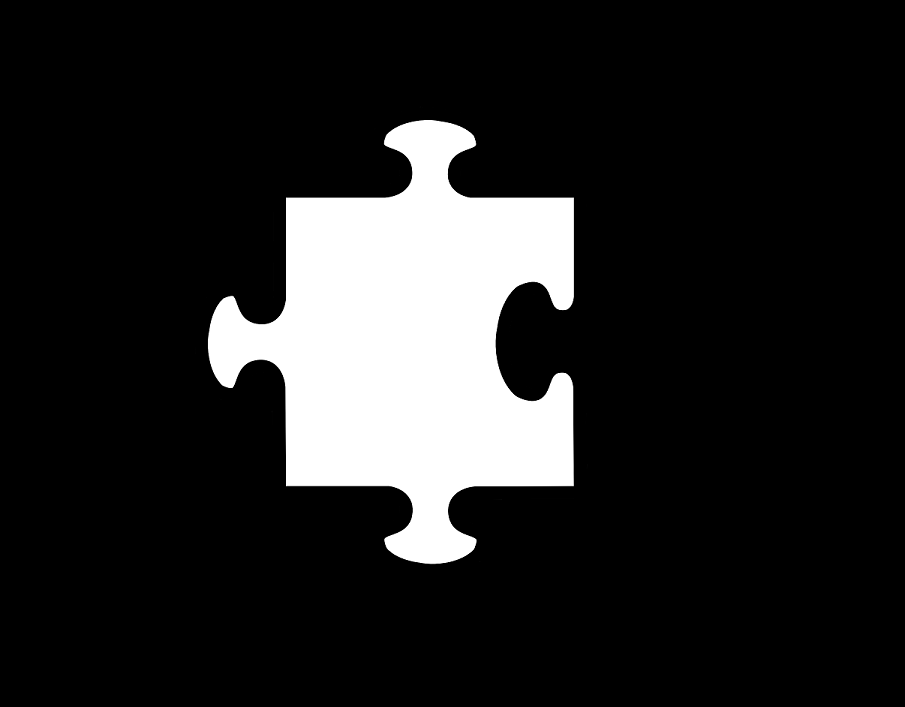
#> input picture test_traitement/jigsaw_puzzle.png, 905 x 707 px
$ python test_grad.py
#> lines starting #> are read from the running program, lines starting #| are printed output that depends on the picture; after the words box and inside, x2 and y2 are one past the last pixel; in counts of white or black regions, pixels touching at a corner belong together
import numpy as np
import cv2 as cv

from copy import copy, deepcopy

""" path definition """
filename = './jigsaw_puzzle.png'


""" morphological gradient function """
def get_morpho_gradient(path):
    # read image from file
#> called with path = './jigsaw_puzzle.png'
    img = cv.imread(path)
#> img is the input picture: shape (707, 905, 3); min 0, max 255, mean 35.6
    gray = cv.cvtColor(img,cv.COLOR_BGR2GRAY)
    gray = np.float32(gray)

    # convert to binary
    _, binary = cv.threshold(gray, 200, 255, cv.THRESH_BINARY)
#> binary: shape (707, 905) float32; 13.9% white; 1 white region, box (x1, y1, x2, y2) and area: (208, 120, 574, 564) 88820

    # structural element
    element = cv.getStructuringElement(cv.MORPH_RECT, (3, 3))

    # dilate and erode of image
    erosion = cv.erode(binary, element)
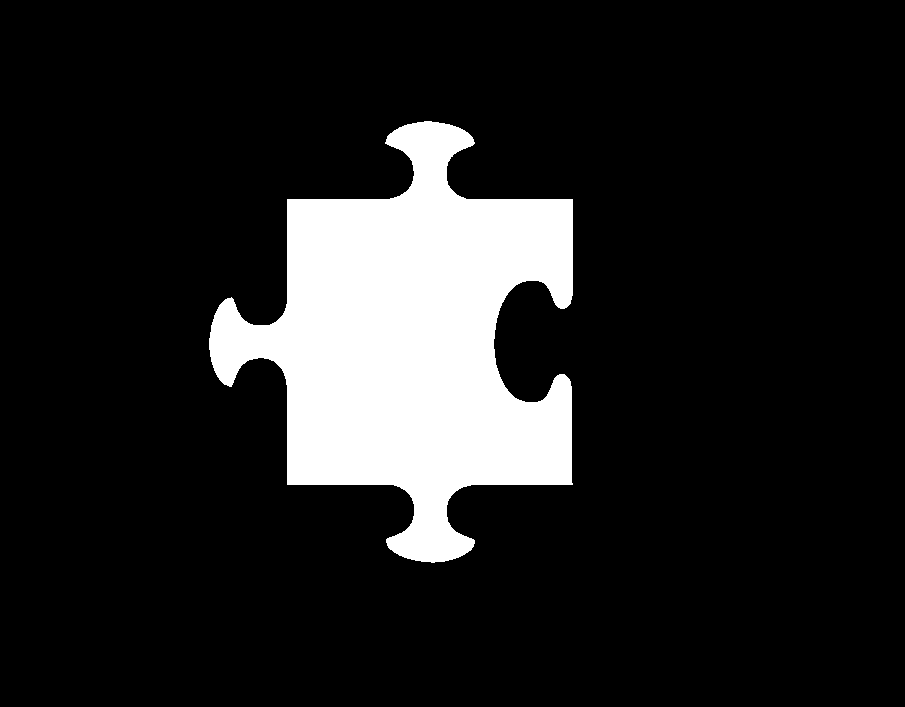
#> erosion: shape (707, 905) float32; 13.5% white; 1 white region, box (x1, y1, x2, y2) and area: (209, 121, 573, 563) 86594
    dilatation = cv.dilate(binary, element)
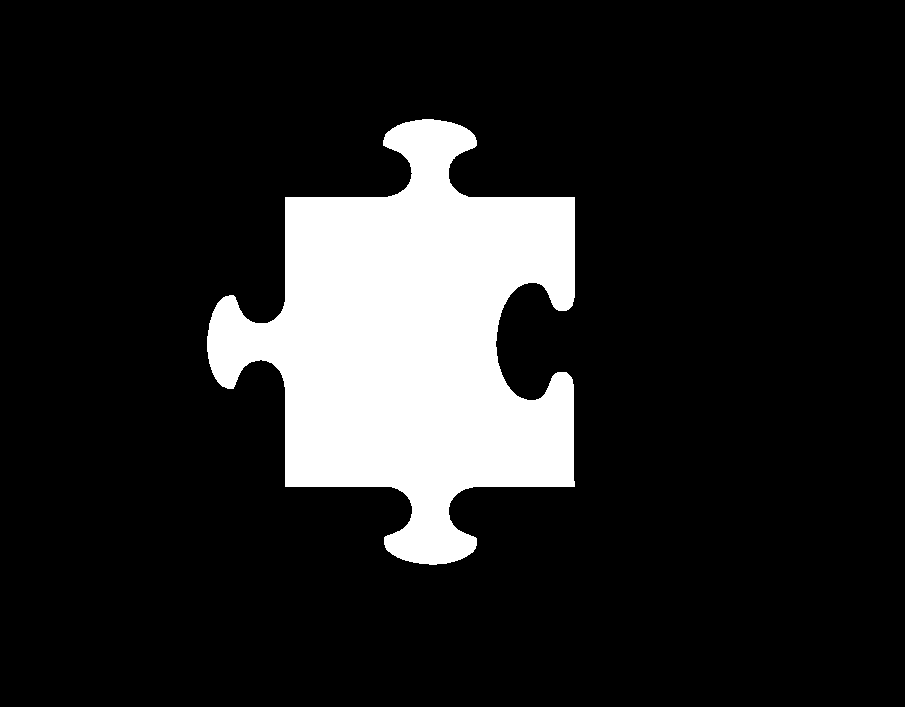
#> dilatation: shape (707, 905) float32; 14.2% white; 1 white region, box (x1, y1, x2, y2) and area: (207, 119, 575, 565) 91054

    # morphological gradient
    gradient = dilatation - erosion
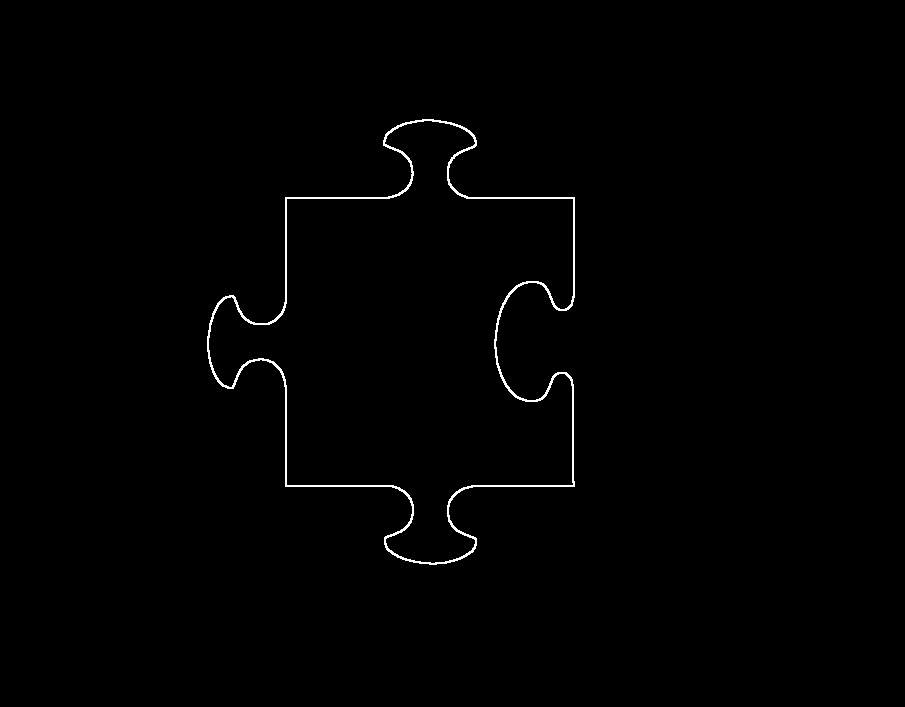
#> gradient: shape (707, 905) float32; 0.7% white in thin lines or dots, all inside (x1, y1, x2, y2) = (207, 119, 575, 565)

    # return result
    return gradient


""" show image function """
def show_image(img):
    # show
    cv.imshow('dst', img)
    if cv.waitKey(0) & 0xff == 27:
#> (key Esc is pressed here)
        cv.destroyAllWindows()


""" main part of file """
if __name__ == '__main__':
    img = get_morpho_gradient(filename)
    show_image(img)
